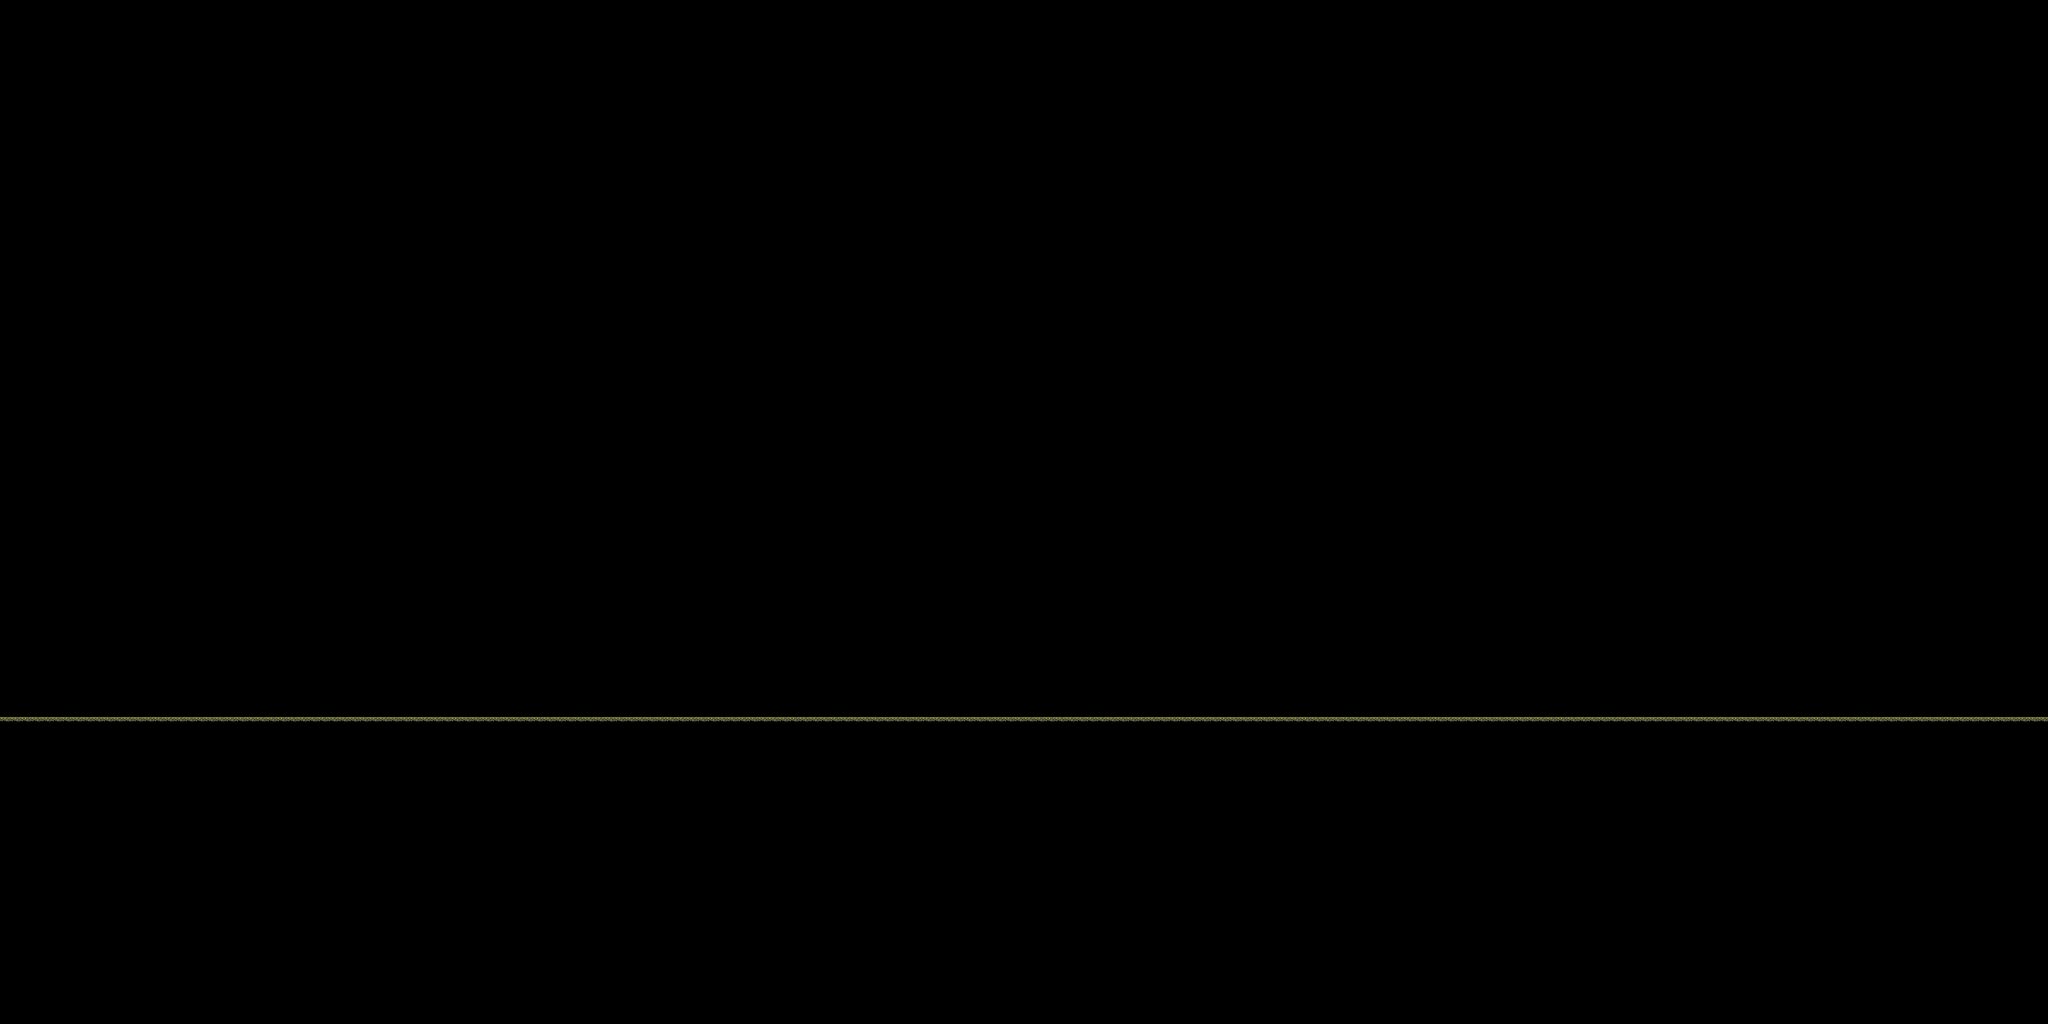

A 2D game scene composited from a Tiled map and its tileset images. What follows is a short description and the map's XML, with each tile layer's data collapsed to a summary:
An orthogonal 200x100 tile map with 32x32 px tiles, 1 tile layer (tiles), 2 tilesets and 4 objects (meta).

<map version="1.9" tiledversion="1.9.2" orientation="orthogonal" renderorder="right-down" width="200" height="100" tilewidth="32" tileheight="32" infinite="0" nextlayerid="5" nextobjectid="7">
 <tileset firstgid="1" source="Tileset.tsx" />
 <tileset firstgid="61" source="scenery.tsx" />
 <layer id="1" name="tiles" width="200" height="100">
  <data>[20000 cells, 200 non-empty, 1 distinct tile ids]</data>
 </layer>
 <objectgroup id="4" name="scenery">
  <object id="4" gid="61" x="2184.5" y="2240" width="104" height="135" />
  <object id="6" gid="62" x="2697.75" y="2241" width="141" height="168" />
 </objectgroup>
 <objectgroup id="2" name="geom">
  <object id="1" x="4" y="2241" width="6400" height="959" />
 </objectgroup>
 <objectgroup id="3" name="meta">
  <object id="3" name="meta" x="1924.24" y="1821.21" width="800" height="600" />
 </objectgroup>
</map>
